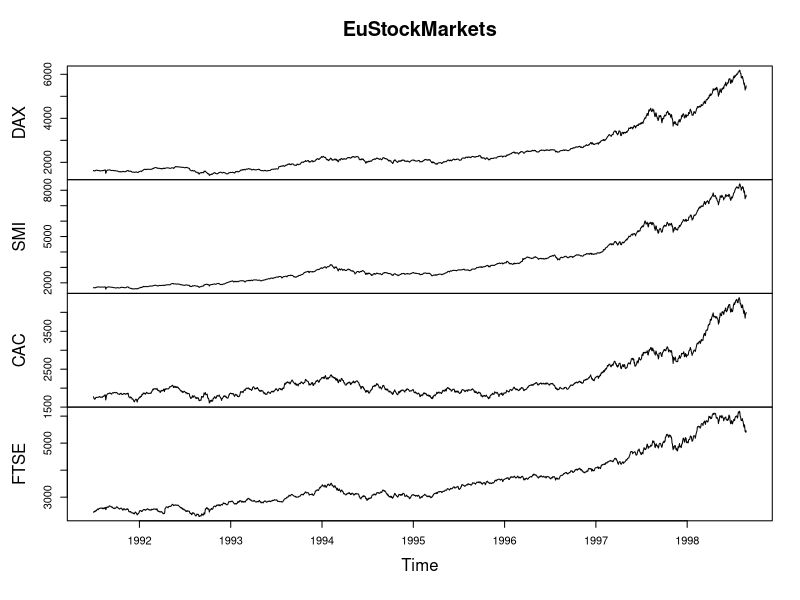
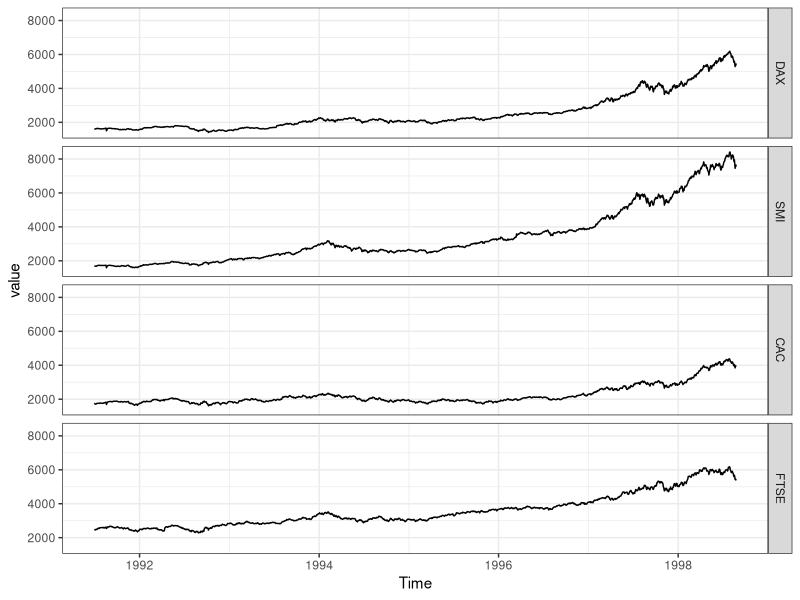
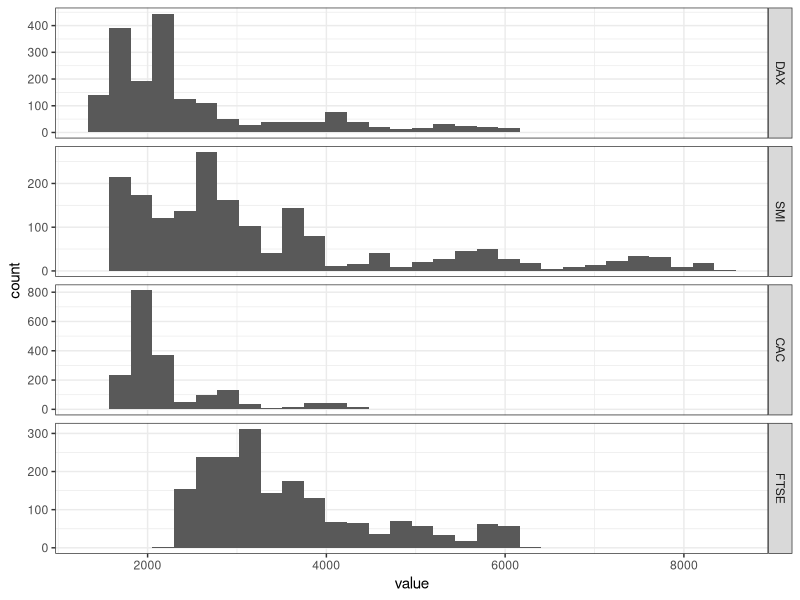
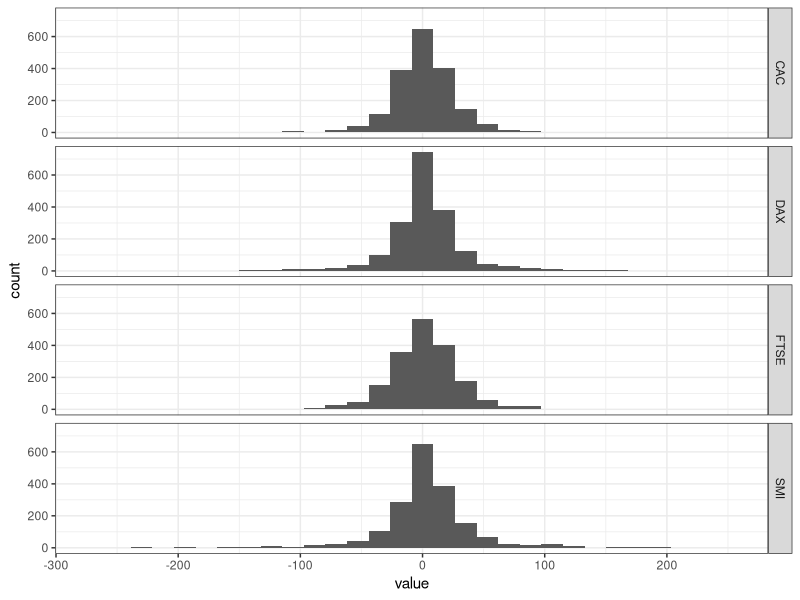
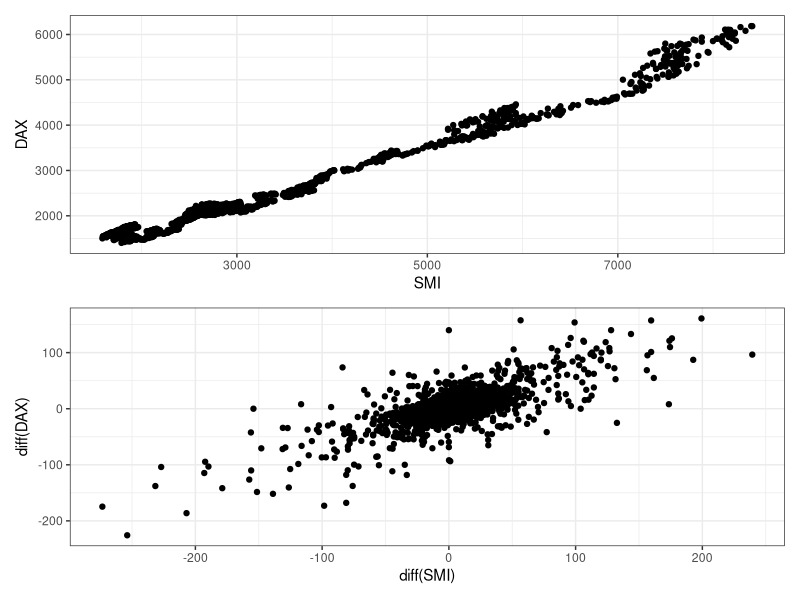
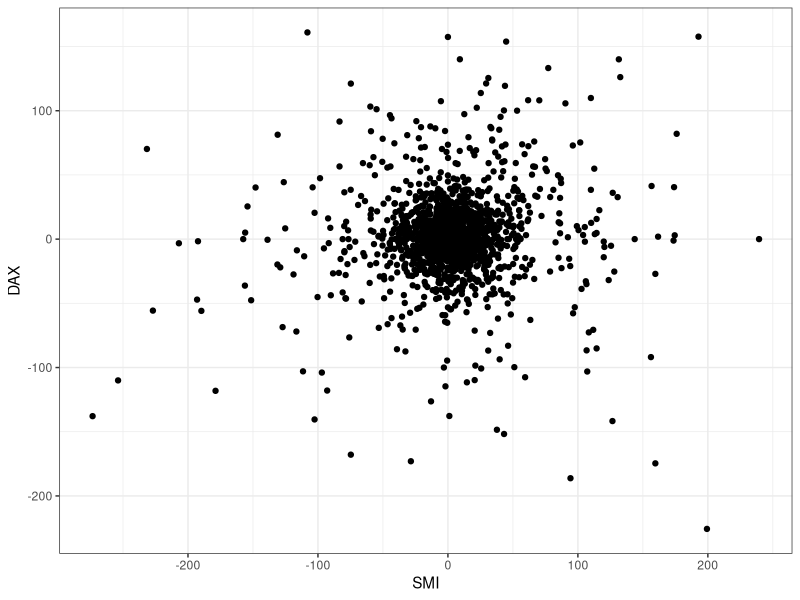
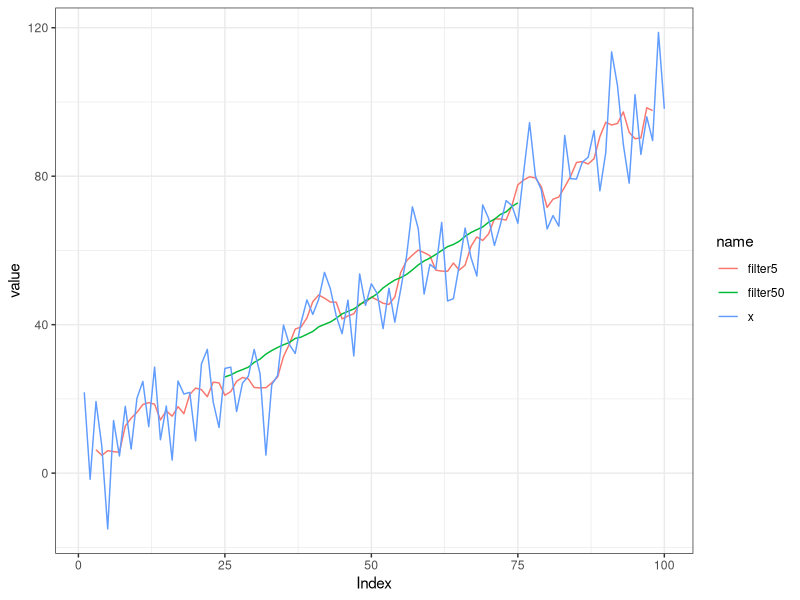
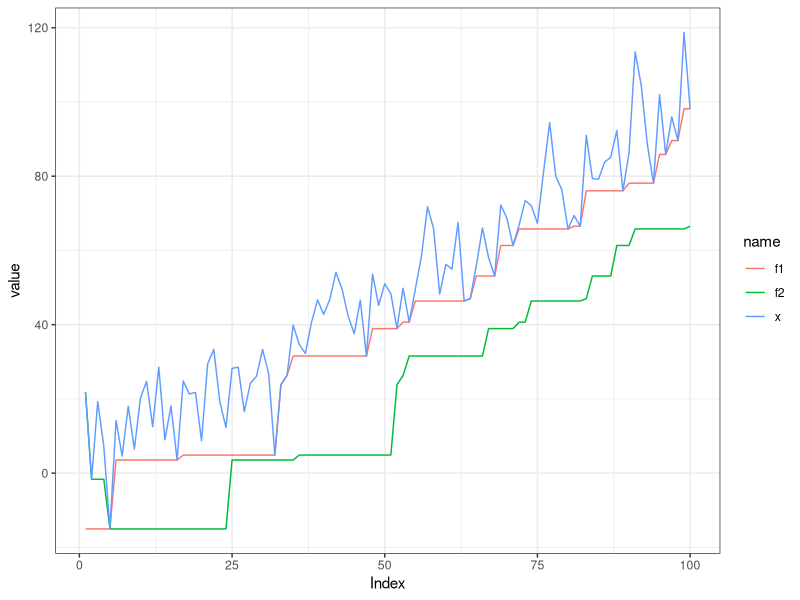

The R source for these figures, in order:
## ---- chunk 1
knitr::opts_chunk$set(warning = FALSE)
library(dplyr)
library(ggplot2)
theme_set(theme_bw())
library(lubridate)
library(tidyr)
library(forcats)
library(patchwork)
library(zoo)
library(forecast)
## ---- chunk 2
EuStockMarkets %>% head()
## ---- chunk 3
plot(EuStockMarkets)
## ---- chunk 4
frequency(EuStockMarkets)
start(EuStockMarkets)
end(EuStockMarkets)
## ---- chunk 5
window(EuStockMarkets, start = 1997, end = 1998) %>% head()
## ---- chunk 6
EuStockMarkets %>% 
  as_tibble() %>% 
  mutate(Time = time(EuStockMarkets) %>% as.numeric() %>% date_decimal()) -> df
df
## ---- chunk 7
df %>% 
  pivot_longer(cols = DAX:FTSE) %>% 
  mutate(name = fct_inorder(name)) -> #順序調整
  df_longer
df_longer %>% 
  ggplot(aes(x = Time, y = value)) +
  geom_line() +
  facet_grid(name ~ .)
## ---- chunk 8
df %>% 
  mutate(Year = year(Time)) %>% 
  count(Year)
## ---- chunk 9
df %>% 
  summarise(
    start = min(Time),
    end = max(Time)
  )
## ---- chunk 10
df %>% 
  filter(Time >= "1997/01/01", Time < "1998/01/01")
## ---- chunk 11
df_longer %>% 
  ggplot(aes(x = value)) +
  geom_histogram(bins = 30) +
  facet_grid(name ~ ., scales = "free_y")
## ---- chunk 12
df %>% 
  select(!Time) %>% 
  mutate_all(~.x - lag(.x)) %>% 
  na.omit() %>% 
  pivot_longer(cols = everything()) %>% 
  ggplot(aes(x = value)) +
  geom_histogram(bins = 30) +
  facet_grid(name ~ .)
## ---- chunk 13
df %>% 
  ggplot(aes(x = SMI, y = DAX)) +
  geom_point() -> p1
df %>% 
  select(!Time) %>% 
  mutate_all(~.x - lag(.x)) %>% 
  na.omit() %>% 
  ggplot(aes(x = SMI, y = DAX)) +
  geom_point() +
  labs(x = "diff(SMI)", y = "diff(DAX)") -> p2

p1 / p2
## ---- chunk 14
df %>% 
  mutate(
    SMI = lead(SMI - lag(SMI)),
    DAX = DAX - lag(DAX)
  ) %>% 
  ggplot(aes(x = SMI, y = DAX)) +
  geom_point()
## ---- chunk 15
set.seed(778)

x <- rnorm(n = 100, mean = 0, sd = 10) + 1:100
mn <- function(n) rep(1/n, n)

tibble(x) %>% 
  mutate(
    filter5 = stats::filter(x, mn(5)),
    filter50 = stats::filter(x, mn(50)),
    Index = row_number()
  ) %>% 
  pivot_longer(cols = 1:3) %>% 
  ggplot(aes(x = Index, y = value, col = name)) +
  geom_line()
## ---- chunk 16
f1 <- rollapply(zoo(x), 20, function(w) min(w), align = "left", partial = TRUE)
f2 <- rollapply(zoo(x), 20, function(w) min(w), align = "right", partial = TRUE)

tibble(x) %>% 
  mutate(f1, f2, Index = row_number()) %>% 
  pivot_longer(cols = 1:3, values_transform = as.numeric) %>% 
  ggplot(aes(x = Index, y = value, col = name)) +
  geom_line()
## ---- chunk 17
tibble(x) %>% 
  mutate(
    cummax = cummax(x),
    cummean = cummean(x),
    Index = row_number()
  ) %>% 
  pivot_longer(cols = 1:3) %>% 
  ggplot(aes(x = Index, y = value, col = name)) +
  geom_line()
## ---- chunk 18
x <- 1:100
y <- sin(x * pi / 3)
plot(y[1:30], type = "b")
## ---- chunk 19
acf(y, lag.max = 30)
## ---- chunk 20
ggAcf(y)
## ---- chunk 21
cor(y, lag(y), use = "complete.obs")
cor(y, lag(y, 2), use = "complete.obs")
## ---- chunk 22
ggPacf(y, lag.max = 30)
## ---- chunk 23
y1 <- sin(x * pi / 3)
y2 <- sin(x * pi / 10)

tibble(y1, Index = seq_along(y1)) %>% 
  ggplot(aes(x = Index, y = y1)) +
  geom_line() + geom_point() -> p_y1
ggAcf(y1) -> acf_y1
ggPacf(y1) -> pacf_y1

tibble(y2, Index = seq_along(y2)) %>% 
  ggplot(aes(x = Index, y = y2)) +
  geom_line() + geom_point() -> p_y2
ggAcf(y2) -> acf_y2
ggPacf(y2) -> pacf_y2
## ---- chunk 24
y <- y1 + y2

tibble(y, Index = seq_along(y)) %>% 
  ggplot(aes(x = Index, y = y)) +
  geom_line() + geom_point() -> p_y
ggAcf(y) -> acf_y
ggPacf(y) -> pacf_y

(p_y1 + acf_y1 + pacf_y1) /
(p_y2 + acf_y2 + pacf_y2) / 
(p_y + acf_y + pacf_y)
